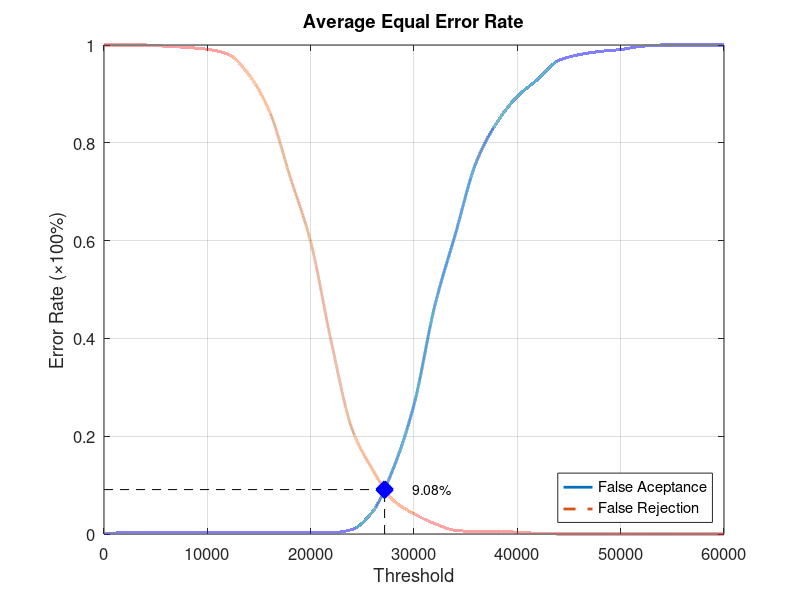
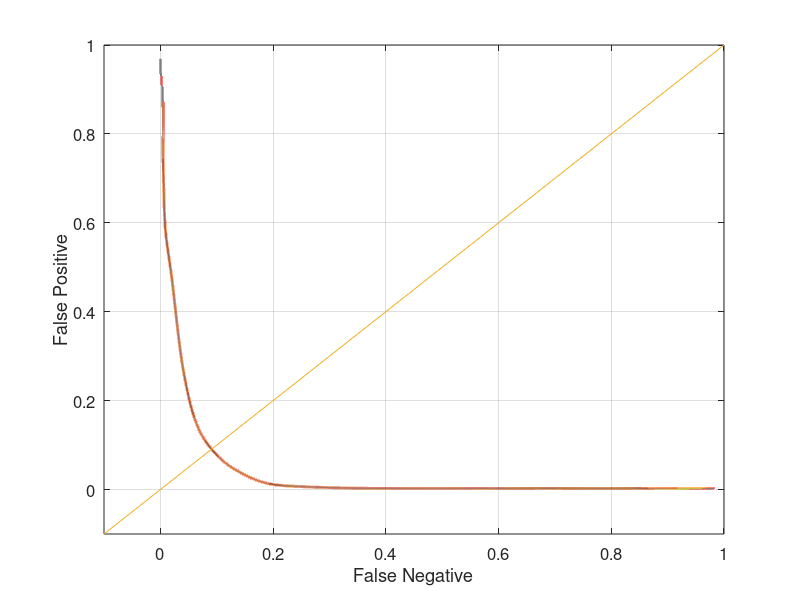

These charts were generated, in order, by the following MATLAB code:
function yEER = Experiment5Average
close all;
clear;
clc;
x = 0:2000:60000;
xq = 0:0.5:60000;

y0 = [0 0.00263158 0.00263158 0.00263158 0.00263158 0.00263158 0.00263158 0.00263158 0.00263158 0.00263158 0.00263158 0.00263158 0.00921053 0.0460526 0.134211 0.264474 0.465789 0.613158 0.75921 0.840789 0.894737 0.930263 0.968421 0.980263 0.986842 0.990789 0.997368 1 1 1 1];
yy0 = interp1(x, y0, xq, 'pchip');
y1 = [1 1 1 0.9975 0.995 0.99125 0.98125 0.94 0.865 0.73125 0.5975 0.3925 0.215 0.13125 0.06875 0.04125 0.02125 0.0075 0.005 0.005 0.00375 0.00125 0 0 0 0 0 0 0 0 0];
yy1 = interp1(x, y1, xq, 'pchip');

% Calculating EER: 
y2 = abs(y0 - y1);
find(y2 == min(y2))
yy2 = abs(yy0 - yy1);
xEER = find(yy2 == min(yy2));
xEERIndex = xq(xEER) % X-axis EER
yEER = yy0(xEER) % Y-axis EER

main = figure
plot(xq, yy0,'-','LineWidth', 2);	hold on
plot(xq, yy1,'--','LineWidth', 2);	hold on
plot([xEERIndex xEERIndex], [0 yEER], 'k--');	hold on
plot([0 xEERIndex], [yEER yEER], 'k--');	hold on
plot(xEERIndex, yEER, 'bx', 'LineWidth', 10);	hold on
text(xEERIndex + 10 * xEERIndex / 100, yEER, [num2str(round((10000 * yEER)) / 100) '%'])
legend('False Aceptance', 'False Rejection', 'Location', 'SouthEast')
xlabel('Threshold')
ylabel('Error Rate (\times100%)')
title('Average Equal Error Rate')
set(gca, 'FontSize', 12)
axis([0 60000 0 1])
grid on

print(main, 'Experiment5AverageMain', '-dpng');
FNRxFPR = figure('Color', [1 1 1]);
plot(yy1, yy0, '-', yy1, yy0, 'LineWidth', 2);
hold on
y = -0.1:0.1:1
plot(y, y); 
set(gca, 'FontSize', 12)
xlabel('False Negative')
ylabel('False Positive')
axis([-0.1 1 -0.1 1])
set(gca, 'FontSize', 12)
grid on

print(FNRxFPR, 'Experiment5AverageFNRxFPR','-dpng');
end
